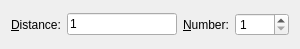
<?xml version="1.0" encoding="UTF-8"?>
<ui version="4.0">
 <class>Offset</class>
 <widget class="QWidget" name="Offset">
  <property name="geometry">
   <rect>
    <x>0</x>
    <y>0</y>
    <width>300</width>
    <height>49</height>
   </rect>
  </property>
  <layout class="QHBoxLayout">
   <item>
    <widget class="QLabel" name="label">
     <property name="text">
      <string>&amp;Distance:</string>
     </property>
     <property name="buddy">
      <cstring>Distance</cstring>
     </property>
    </widget>
   </item>
   <item>
    <widget class="RMathLineEdit" name="Distance">
     <property name="text">
      <string notr="true">1</string>
     </property>
     <property name="angle" stdset="0">
      <bool>false</bool>
     </property>
     <property name="defaultUnit" stdset="0">
      <number>0</number>
     </property>
    </widget>
   </item>
   <item>
    <widget class="QLabel" name="label_2">
     <property name="text">
      <string>&amp;Number:</string>
     </property>
     <property name="buddy">
      <cstring>Number</cstring>
     </property>
    </widget>
   </item>
   <item>
    <widget class="QSpinBox" name="Number">
     <property name="minimum">
      <number>1</number>
     </property>
     <property name="maximum">
      <number>1000</number>
     </property>
    </widget>
   </item>
  </layout>
 </widget>
 <customwidgets>
  <customwidget>
   <class>RMathLineEdit</class>
   <extends>QLineEdit</extends>
   <header>RMathLineEdit.h</header>
  </customwidget>
 </customwidgets>
 <resources/>
 <connections/>
</ui>
